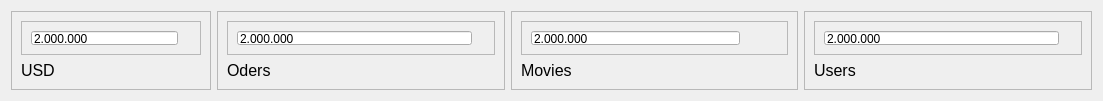
            <widget class="QWidget" name="cardsFrame_2" native="true">
             <property name="minimumSize">
              <size>
               <width>1103</width>
               <height>101</height>
              </size>
             </property>
             <property name="maximumSize">
              <size>
               <width>1103</width>
               <height>101</height>
              </size>
             </property>
             <property name="baseSize">
              <size>
               <width>1103</width>
               <height>101</height>
              </size>
             </property>
             <layout class="QHBoxLayout" name="horizontalLayout_23">
              <item>
               <widget class="QFrame" name="card1_2">
                <property name="minimumSize">
                 <size>
                  <width>200</width>
                  <height>0</height>
                 </size>
                </property>
                <property name="maximumSize">
                 <size>
                  <width>160</width>
                  <height>16777215</height>
                 </size>
                </property>
                <property name="frameShape">
                 <enum>QFrame::StyledPanel</enum>
                </property>
                <property name="frameShadow">
                 <enum>QFrame::Raised</enum>
                </property>
                <layout class="QVBoxLayout" name="verticalLayout_10">
                 <item>
                  <widget class="QFrame" name="frame_8">
                   <property name="frameShape">
                    <enum>QFrame::StyledPanel</enum>
                   </property>
                   <property name="frameShadow">
                    <enum>QFrame::Raised</enum>
                   </property>
                   <layout class="QHBoxLayout" name="horizontalLayout_24">
                    <item>
                     <widget class="QLineEdit" name="lineEdit_11">
                      <property name="styleSheet">
                       <string notr="true">font: 75 bold 12pt &quot;MS Shell Dlg 2&quot;;
color: rgb(0, 0, 0);</string>
                      </property>
                      <property name="text">
                       <string>2.000.000</string>
                      </property>
                     </widget>
                    </item>
                    <item>
                     <widget class="QLabel" name="label_9">
                      <property name="maximumSize">
                       <size>
                        <width>32</width>
                        <height>32</height>
                       </size>
                      </property>
                      <property name="text">
                       <string/>
                      </property>
                      <property name="pixmap">
                       <pixmap>C:/Users/Nhu Anh/.designer/images/icons/RedIcons/dollar_sign_ic.svg</pixmap>
                      </property>
                      <property name="scaledContents">
                       <bool>true</bool>
                      </property>
                     </widget>
                    </item>
                   </layout>
                  </widget>
                 </item>
                 <item>
                  <widget class="QLabel" name="label_12">
                   <property name="font">
                    <font>
                     <pointsize>12</pointsize>
                    </font>
                   </property>
                   <property name="text">
                    <string>USD</string>
                   </property>
                  </widget>
                 </item>
                </layout>
               </widget>
              </item>
              <item>
               <widget class="QFrame" name="card2_2">
                <property name="minimumSize">
                 <size>
                  <width>200</width>
                  <height>0</height>
                 </size>
                </property>
                <property name="frameShape">
                 <enum>QFrame::StyledPanel</enum>
                </property>
                <property name="frameShadow">
                 <enum>QFrame::Raised</enum>
                </property>
                <layout class="QVBoxLayout" name="verticalLayout_11">
                 <item alignment="Qt::AlignTop">
                  <widget class="QFrame" name="frame_9">
                   <property name="frameShape">
                    <enum>QFrame::StyledPanel</enum>
                   </property>
                   <property name="frameShadow">
                    <enum>QFrame::Raised</enum>
                   </property>
                   <layout class="QHBoxLayout" name="horizontalLayout_25">
                    <item>
                     <widget class="QLineEdit" name="lineEdit_12">
                      <property name="styleSheet">
                       <string notr="true">font: 75 bold 12pt &quot;MS Shell Dlg 2&quot;;
color: rgb(0, 0, 0);</string>
                      </property>
                      <property name="text">
                       <string>2.000.000</string>
                      </property>
                     </widget>
                    </item>
                    <item>
                     <widget class="QLabel" name="label_17">
                      <property name="maximumSize">
                       <size>
                        <width>32</width>
                        <height>32</height>
                       </size>
                      </property>
                      <property name="text">
                       <string/>
                      </property>
                      <property name="pixmap">
                       <pixmap>C:/Users/Nhu Anh/.designer/images/icons/RedIcons/shopping_cart_ic.svg</pixmap>
                      </property>
                      <property name="scaledContents">
                       <bool>true</bool>
                      </property>
                     </widget>
                    </item>
                   </layout>
                  </widget>
                 </item>
                 <item alignment="Qt::AlignTop">
                  <widget class="QLabel" name="label_18">
                   <property name="font">
                    <font>
                     <pointsize>12</pointsize>
                    </font>
                   </property>
                   <property name="text">
                    <string>Oders</string>
                   </property>
                  </widget>
                 </item>
                </layout>
               </widget>
              </item>
              <item>
               <widget class="QFrame" name="card3_2">
                <property name="minimumSize">
                 <size>
                  <width>200</width>
                  <height>0</height>
                 </size>
                </property>
                <property name="maximumSize">
                 <size>
                  <width>16777215</width>
                  <height>16777215</height>
                 </size>
                </property>
                <property name="frameShape">
                 <enum>QFrame::StyledPanel</enum>
                </property>
                <property name="frameShadow">
                 <enum>QFrame::Raised</enum>
                </property>
                <layout class="QVBoxLayout" name="verticalLayout_12">
                 <item alignment="Qt::AlignTop">
                  <widget class="QFrame" name="frame_10">
                   <property name="frameShape">
                    <enum>QFrame::StyledPanel</enum>
                   </property>
                   <property name="frameShadow">
                    <enum>QFrame::Raised</enum>
                   </property>
                   <layout class="QHBoxLayout" name="horizontalLayout_26">
                    <item>
                     <widget class="QLineEdit" name="lineEdit_13">
                      <property name="styleSheet">
                       <string notr="true">font: 75 bold 12pt &quot;MS Shell Dlg 2&quot;;
color: rgb(0, 0, 0);</string>
                      </property>
                      <property name="text">
                       <string>2.000.000</string>
                      </property>
                     </widget>
                    </item>
                    <item>
                     <widget class="QLabel" name="label_19">
                      <property name="enabled">
                       <bool>true</bool>
                      </property>
                      <property name="sizePolicy">
                       <sizepolicy hsizetype="Expanding" vsizetype="Expanding">
                        <horstretch>0</horstretch>
                        <verstretch>0</verstretch>
                       </sizepolicy>
                      </property>
                      <property name="maximumSize">
                       <size>
                        <width>32</width>
                        <height>32</height>
                       </size>
                      </property>
                      <property name="text">
                       <string/>
                      </property>
                      <property name="pixmap">
                       <pixmap>C:/Users/Nhu Anh/.designer/images/icons/RedIcons/film_ic.svg</pixmap>
                      </property>
                      <property name="scaledContents">
                       <bool>true</bool>
                      </property>
                     </widget>
                    </item>
                   </layout>
                  </widget>
                 </item>
                 <item alignment="Qt::AlignTop">
                  <widget class="QLabel" name="label_20">
                   <property name="font">
                    <font>
                     <pointsize>12</pointsize>
                    </font>
                   </property>
                   <property name="text">
                    <string>Movies</string>
                   </property>
                  </widget>
                 </item>
                </layout>
               </widget>
              </item>
              <item>
               <widget class="QFrame" name="card4_2">
                <property name="minimumSize">
                 <size>
                  <width>200</width>
                  <height>0</height>
                 </size>
                </property>
                <property name="frameShape">
                 <enum>QFrame::StyledPanel</enum>
                </property>
                <property name="frameShadow">
                 <enum>QFrame::Raised</enum>
                </property>
                <layout class="QVBoxLayout" name="verticalLayout_13">
                 <item alignment="Qt::AlignTop">
                  <widget class="QFrame" name="frame_11">
                   <property name="frameShape">
                    <enum>QFrame::StyledPanel</enum>
                   </property>
                   <property name="frameShadow">
                    <enum>QFrame::Raised</enum>
                   </property>
                   <layout class="QHBoxLayout" name="horizontalLayout_27">
                    <item>
                     <widget class="QLineEdit" name="lineEdit_14">
                      <property name="styleSheet">
                       <string notr="true">font: 75 bold 12pt &quot;MS Shell Dlg 2&quot;;
color: rgb(0, 0, 0);</string>
                      </property>
                      <property name="text">
                       <string>2.000.000</string>
                      </property>
                     </widget>
                    </item>
                    <item>
                     <widget class="QLabel" name="label_21">
                      <property name="maximumSize">
                       <size>
                        <width>32</width>
                        <height>32</height>
                       </size>
                      </property>
                      <property name="text">
                       <string/>
                      </property>
                      <property name="pixmap">
                       <pixmap>C:/Users/Nhu Anh/.designer/images/icons/RedIcons/users_ic.svg</pixmap>
                      </property>
                      <property name="scaledContents">
                       <bool>false</bool>
                      </property>
                     </widget>
                    </item>
                   </layout>
                  </widget>
                 </item>
                 <item alignment="Qt::AlignTop">
                  <widget class="QLabel" name="label_23">
                   <property name="font">
                    <font>
                     <pointsize>12</pointsize>
                    </font>
                   </property>
                   <property name="text">
                    <string>Users</string>
                   </property>
                  </widget>
                 </item>
                </layout>
               </widget>
              </item>
             </layout>
            </widget>
